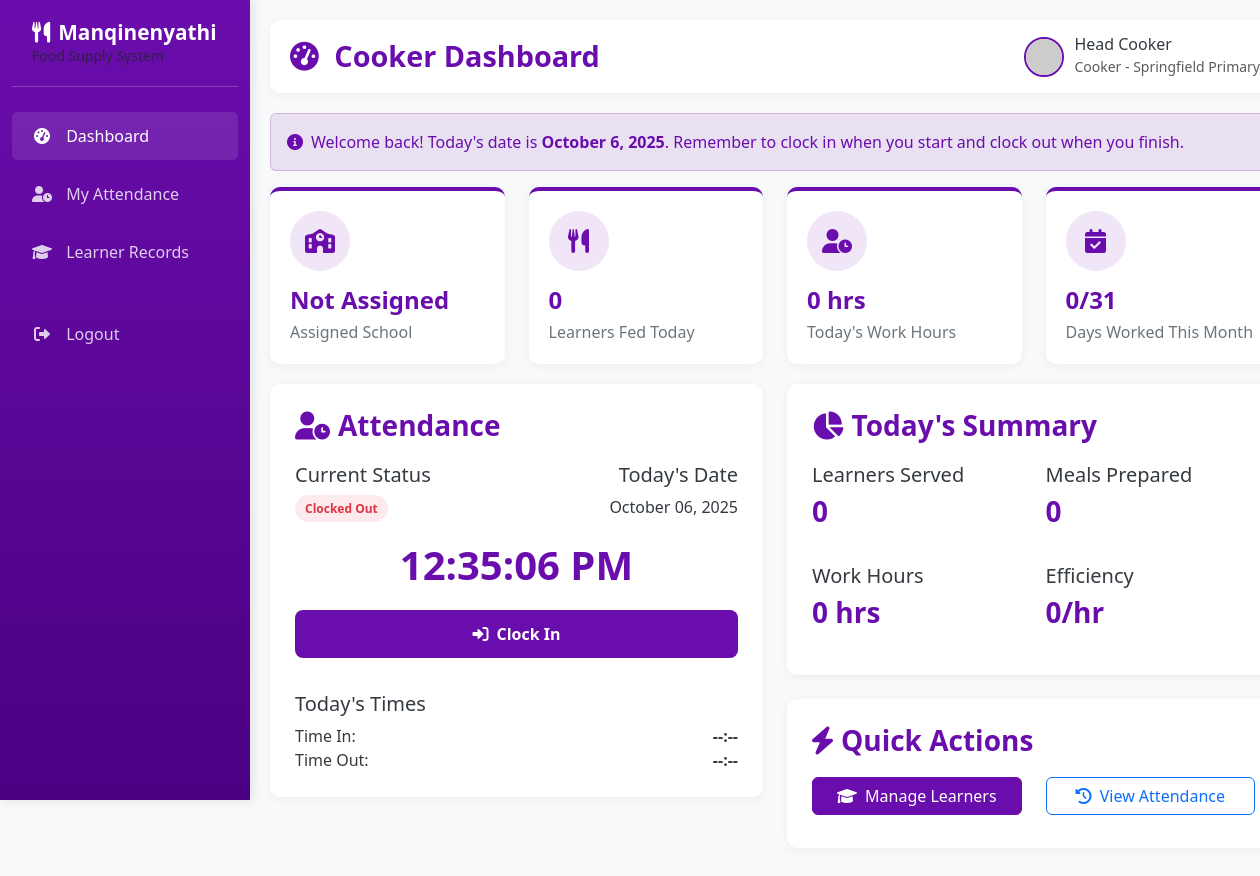
Page /dashboard/cooker (signed in) on the earlier database version.
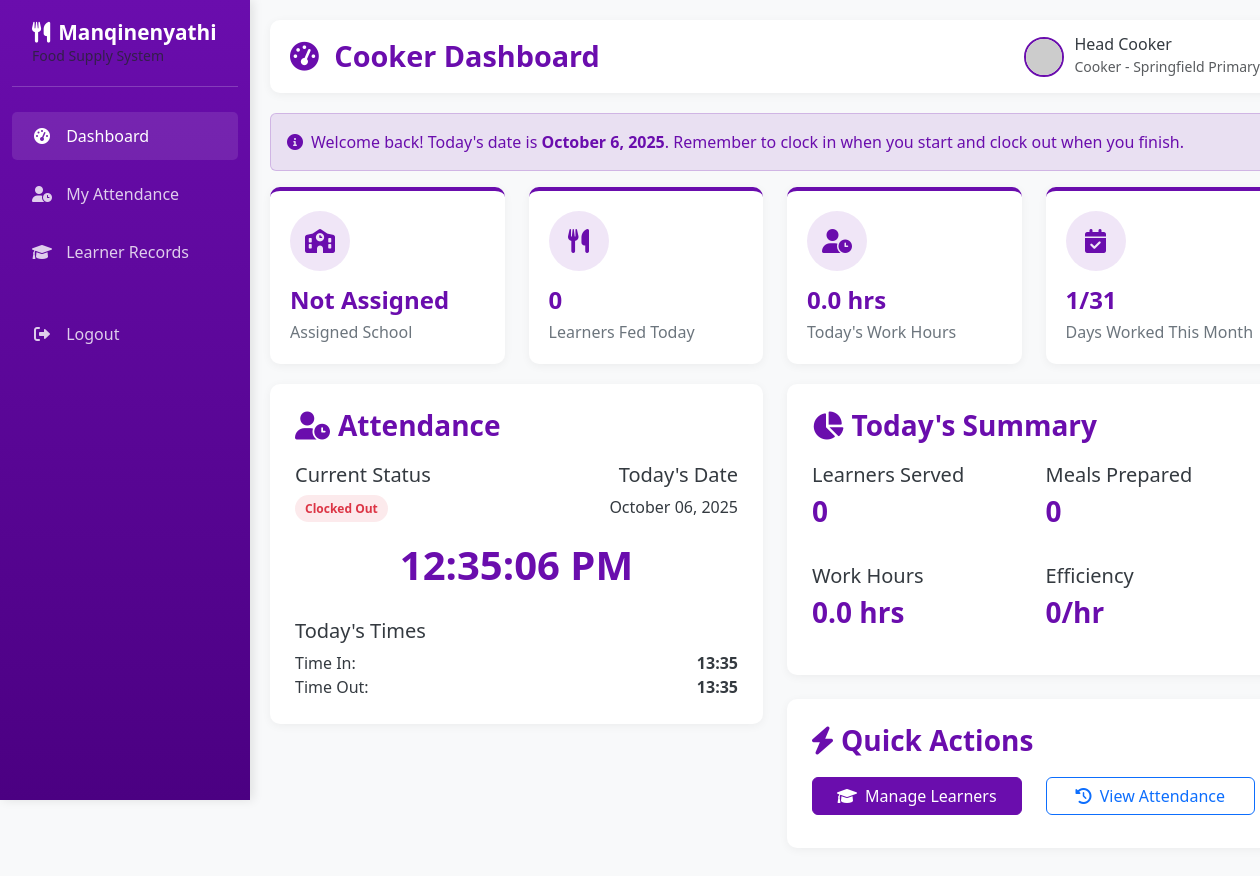
Same page on the later database version.
### app.py (models this page shows)
class Attendance(db.Model):
    __tablename__ = 'attendance'
    attendance_id = db.Column(db.Integer, primary_key=True)
    cooker_id = db.Column(db.Integer, db.ForeignKey('users.user_id'), nullable=False)
    school_id = db.Column(db.Integer, db.ForeignKey('schools.school_id'), nullable=False)
    date = db.Column(db.Date, nullable=False)
    time_in = db.Column(db.DateTime)
    time_out = db.Column(db.DateTime)
    created_at = db.Column(db.DateTime, default=datetime.utcnow)

### app.py (the view)
@app.route('/dashboard/cooker')
def dashboard_cooker():
    if session.get('role') != 'cooker':
        return redirect(url_for('home'))
    user_id = session.get('user_id')
    today = datetime.now().date()
    current_month = datetime.now().month
    current_year = datetime.now().year
    assigned_school = School.query.first()  # Modify this based on your assignment logic
    learners_fed_today = Learner.query.filter_by(
        cooker_id=user_id,
        date_served=today
    ).count()
    today_attendance = Attendance.query.filter_by(
        cooker_id=user_id,
        date=today
    ).first()
    work_hours = 0
    if today_attendance and today_attendance.time_in and today_attendance.time_out:
        time_diff = today_attendance.time_out - today_attendance.time_in
        work_hours = round(time_diff.total_seconds() / 3600, 1)
    days_worked_this_month = Attendance.query.filter(
        Attendance.cooker_id == user_id,
        db.extract('month', Attendance.date) == current_month,
        db.extract('year', Attendance.date) == current_year,
        Attendance.time_in.isnot(None)
    ).count()
    import calendar
    total_days_in_month = calendar.monthrange(current_year, current_month)[1]
    return render_template('dashboard_cooker.html',
                         assigned_school=assigned_school,
                         learners_fed_today=learners_fed_today,
                         work_hours=work_hours,
                         days_worked=f"{days_worked_this_month}/{total_days_in_month}",
                         today_attendance=today_attendance,
                         today=today)

### templates/dashboard_cooker.html (shortened to what the changed rows need)
{% extends "cooker_base.html" %}
{% block page_title %}Cooker Dashboard{% endblock %}
{% block content %}
<div class="row">
    <div class="col-md-3">
        <div class="dashboard-card">
            <div class="card-icon">
                <i class="fas fa-user-clock"></i>
            </div>
            <h3 id="workHours">{{ work_hours }} hrs</h3>
            <p>Today's Work Hours</p>
        </div>
    </div>
    <div class="col-md-3">
        <div class="dashboard-card">
            <div class="card-icon">
                <i class="fas fa-calendar-check"></i>
            </div>
            <h3 id="daysWorked">{{ days_worked }}</h3>
            <p>Days Worked This Month</p>
        </div>
    </div>
</div>
<div class="row">
    <div class="col-md-6">
        <div class="attendance-card">
            <div class="mb-4">
                {% if not today_attendance or not today_attendance.time_in %}
                <form method="POST" action="{{ url_for('clock_in') }}" class="d-inline w-100">
                    <button type="submit" class="attendance-btn btn-clock-in" id="clockInBtn">
                        <i class="fas fa-sign-in-alt me-2"></i>Clock In
                    </button>
                </form>
                {% endif %}
            </div>
            <div class="today-times">
                <div class="d-flex justify-content-between">
                    <span>Time In:</span>
                    <strong id="timeInDisplay">
                        {% if today_attendance and today_attendance.time_in %}
                            {{ today_attendance.time_in.strftime('%H:%M') }}
                        {% else %}
                            --:--
                        {% endif %}
                    </strong>
                </div>
                <div class="d-flex justify-content-between">
                    <span>Time Out:</span>
                    <strong id="timeOutDisplay">
                        {% if today_attendance and today_attendance.time_out %}
                            {{ today_attendance.time_out.strftime('%H:%M') }}
                        {% else %}
                            --:--
                        {% endif %}
                    </strong>
                </div>
            </div>
        </div>
    </div>
    <div class="col-md-6">
        <div class="summary-card">
            <div class="row mt-3">
                <div class="col-6">
                    <h5>Work Hours</h5>
                    <h3 id="summaryHours">{{ work_hours }} hrs</h3>
                </div>
            </div>
        </div>
    </div>
</div>
{% endblock %}

Differences in the rows shown:
added Attendance: time_in "13:35", time_out "13:35"
Other differences:
{{ work_hours }}: "0" → "0.0"
{{ days_worked }}: "0/31" → "1/31"
text no longer shown: "Clock In --:-- --:--"
